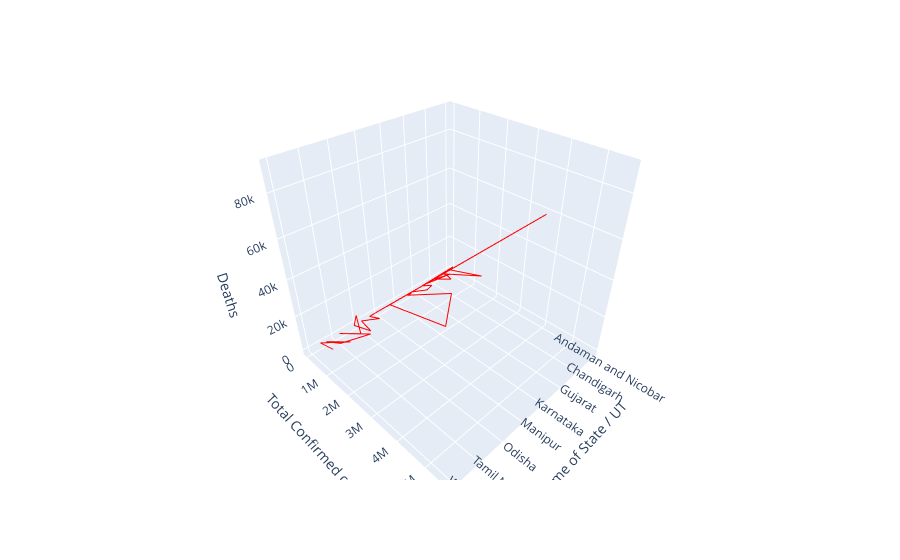

Notebook cell for this chart:
### Code cell
px.line_3d(data,"Name of State / UT","Total Confirmed cases","Deaths" ,color_discrete_sequence=["red"] )

### Figure 1 — Plotly figure (JSON) as saved in the notebook; plotly's stock layout.template omitted (floating-point values rounded to 4 significant figures)
{"data": [{"hovertemplate": "Name of State / UT=%{x}<br>Total Confirmed cases=%{y}<br>Deaths=%{z}<extra></extra>", "legendgroup": "", "line": {"color": "red", "dash": "solid"}, "mode": "lines", "name": "", "scene": "scene", "showlegend": false, "type": "scatter3d", "x": ["Andaman and Nicobar", "Andhra Pradesh", "Arunachal Pradesh", "Assam", "Bihar", "Chandigarh", "Chhattisgarh", "Dadra and Nagar Haveli and Daman and Diu", "Delhi", "Goa", "Gujarat", "Haryana", "Himachal Pradesh", "Jammu and Kashmir", "Jharkhand", "Karnataka", "Kerala", "Ladakh", "Lakshadweep", "Maharashtra", "Manipur", "Meghalaya", "Mizoram", "Madhya Pradesh", "Nagaland", "Odisha", "Puducherry", "Punjab", "Rajasthan", "Sikkim", "Tamil Nadu", "Telengana", "Tripura", "Uttar Pradesh", "Uttarakhand", "West Bengal"], "y": [6878, 1609105, 25002, 381171, 695726, 58992, 956715, 10092, 1419986, 149410, 794912, 744602, 182982, 275822, 333058, 2472973, 2395590, 17810, 7111, 5626155, 45451, 31449, 10937, 769696, 20535, 714380, 98219, 548231, 923860, 13511, 1911496, 560141, 47965, 1677508, 318346, 1301978], "z": [106, 10328, 104, 2915, 4746, 714, 12723, 4, 23565, 2460, 9665, 7735, 2887, 3662, 4891, 26399, 7731, 179, 26, 90349, 720, 502, 34, 7686, 315, 2549, 1408, 13642, 7911, 237, 21340, 3169, 473, 19519, 6020, 14674]}], "layout": {"legend": {"tracegroupgap": 0}, "margin": {"t": 60}, "scene": {"domain": {"x": [0, 1], "y": [0, 1]}, "xaxis": {"title": {"text": "Name of State / UT"}}, "yaxis": {"title": {"text": "Total Confirmed cases"}}, "zaxis": {"title": {"text": "Deaths"}}}}}
